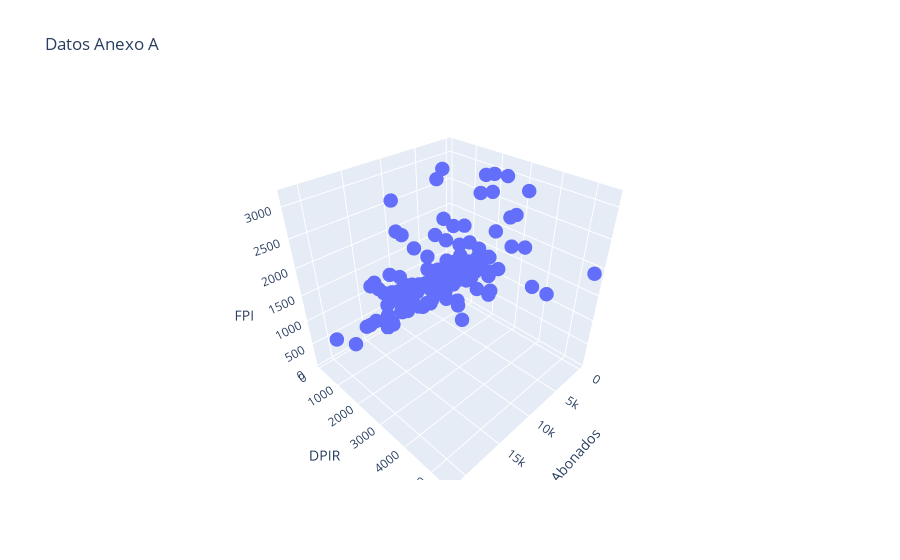

This figure's notebook cell:
### Code cell
# Análisis exploratorio gráfica de los datos


fig = px.scatter_3d(datosA, x="Abonados", y="DPIR", z="FPI", title="Datos Anexo A")
fig.update_traces(
    textfont=dict(
        family="Arial",
        size=18,
        color='red'  # Change this to your desired color
    ),
    marker=dict(
        size=5
        #color='rgba(135, 206, 250, 0.8)'  # Marker color
    )
)
fig.show()

### Figure 1 — Plotly figure (JSON) as saved in the notebook; plotly's stock layout.template omitted (floating-point values rounded to 4 significant figures; data arrays with more than 128 entries replaced by an {"elided": "..."} marker saying what was removed)
{"data": [{"hovertemplate": "Abonados=%{x}<br>DPIR=%{y}<br>FPI=%{z}<extra></extra>", "legendgroup": "", "marker": {"color": "#636efa", "size": 5, "symbol": "circle"}, "mode": "markers", "name": "", "scene": "scene", "showlegend": false, "textfont": {"color": "red", "family": "Arial", "size": 18}, "type": "scatter3d", "x": {"elided": "133 int values"}, "y": {"elided": "133 int values"}, "z": {"elided": "133 int values"}}], "layout": {"legend": {"tracegroupgap": 0}, "scene": {"domain": {"x": [0, 1], "y": [0, 1]}, "xaxis": {"title": {"text": "Abonados"}}, "yaxis": {"title": {"text": "DPIR"}}, "zaxis": {"title": {"text": "FPI"}}}, "title": {"text": "Datos Anexo A"}}}
